Frame 1 (no input): blank canvas, image omitted
Frame 60 (the mouse pressed at the canvas centre just before this capture): blank canvas, image omitted
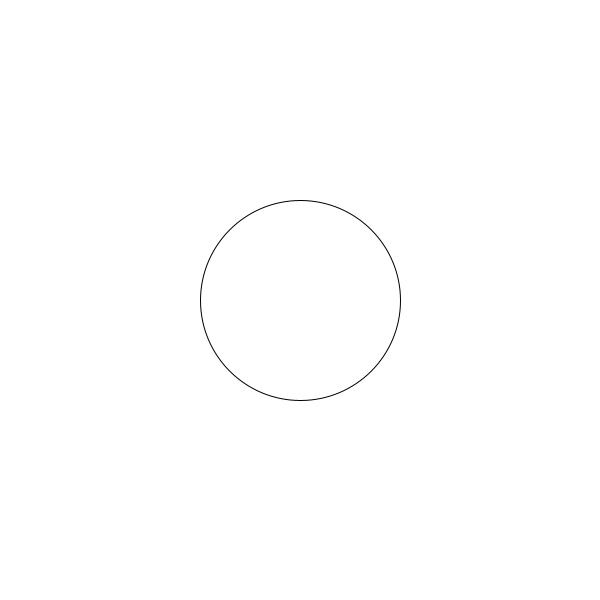
Frame 120 (the mouse held since frame 60 and released just before this capture)

The Processing sketch whose frames 1 and 60 were blank and that drew this single picture after the mouse press (run headless with seeded random() and noise(); from frame 60 on, the mouse is pressed at the canvas centre):

// Processing sketch: logical_operators_01
// ── logical_operators_01.pde
// && and ||

void setup() {
  size (600, 600);
}

void draw() {
  // && (AND) allows you to combine conditions
  // If both conditions are met...
  if (mouseX > width/2 && mouseY > height/2) {
    background(0);
  }
  else {
    background(255);
  }
  
  // || (OR) allows you to check if one condition is met
  // If one condition is met...
  if ((mouseX < 100) || (mouseX > width-100)) { // Parentheses can be used around each condition for clarity
    ellipse(300, 300, 20, 20);
  }
  else {
    ellipse(300, 300, 200, 200);
  }
  
  
}
